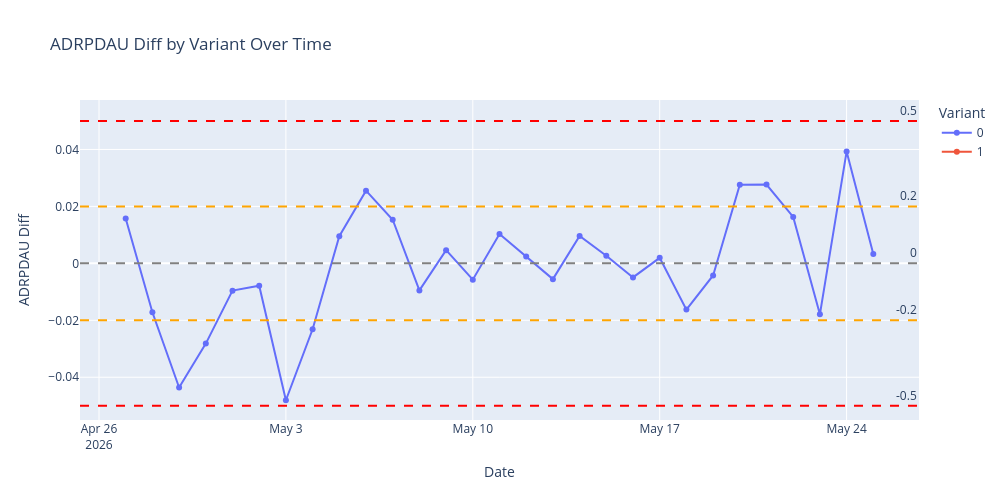

Write notebook code for a chart like this one.
### Code cell
# Plot daily ad ARPDAU difference vs. control with threshold reference lines
fig = px.line(datametrics, x='dt', y='adarpdau_diff', color='variant',
              title='ADRPDAU Diff by Variant Over Time',
              labels={'dt': 'Date', 'adarpdau_diff': 'ADRPDAU Diff', 'variant': 'Variant'},
              markers=True)
            # Add a zero line as reference
fig.add_hline(y=0, line_dash="dash", line_color="gray", annotation_text="0")
fig.add_hline(y=0.02, line_dash="dash", line_color="orange", annotation_text="0.2")
fig.add_hline(y=-0.02, line_dash="dash", line_color="orange", annotation_text="-0.2")
fig.add_hline(y=0.05, line_dash="dash", line_color="red", annotation_text="0.5")
fig.add_hline(y=-0.05, line_dash="dash", line_color="red", annotation_text="-0.5")

            # Update layout for better readability
fig.update_layout(height=500, width=1000)

fig.show()

### Figure 1 — Plotly figure (JSON) as saved in the notebook; plotly's stock layout.template omitted (floating-point values rounded to 4 significant figures)
{"data": [{"hovertemplate": "Variant=0<br>Date=%{x}<br>ADRPDAU Diff=%{y}<extra></extra>", "legendgroup": "0", "line": {"color": "#636efa", "dash": "solid"}, "marker": {"symbol": "circle"}, "mode": "lines+markers", "name": "0", "orientation": "v", "showlegend": true, "type": "scatter", "x": ["2026-04-27", "2026-04-28", "2026-04-29", "2026-04-30", "2026-05-01", "2026-05-02", "2026-05-03", "2026-05-04", "2026-05-05", "2026-05-06", "2026-05-07", "2026-05-08", "2026-05-09", "2026-05-10", "2026-05-11", "2026-05-12", "2026-05-13", "2026-05-14", "2026-05-15", "2026-05-16", "2026-05-17", "2026-05-18", "2026-05-19", "2026-05-20", "2026-05-21", "2026-05-22", "2026-05-23", "2026-05-24", "2026-05-25"], "xaxis": "x", "y": [0.01576, -0.01719, -0.04359, -0.02817, -0.009577, -0.007839, -0.04807, -0.02314, 0.009551, 0.02553, 0.01533, -0.009496, 0.004641, -0.005729, 0.01028, 0.002391, -0.005537, 0.009637, 0.002672, -0.004931, 0.001937, -0.01623, -0.004245, 0.02761, 0.02767, 0.0163, -0.01789, 0.03927, 0.00325], "yaxis": "y"}, {"hovertemplate": "Variant=1<br>Date=%{x}<br>ADRPDAU Diff=%{y}<extra></extra>", "legendgroup": "1", "line": {"color": "#EF553B", "dash": "solid"}, "marker": {"symbol": "circle"}, "mode": "lines+markers", "name": "1", "orientation": "v", "showlegend": true, "type": "scatter", "x": ["2026-04-27", "2026-04-28", "2026-04-29", "2026-04-30", "2026-05-01", "2026-05-02", "2026-05-03", "2026-05-04", "2026-05-05", "2026-05-06", "2026-05-07", "2026-05-08", "2026-05-09", "2026-05-10", "2026-05-11", "2026-05-12", "2026-05-13", "2026-05-14", "2026-05-15", "2026-05-16", "2026-05-17", "2026-05-18", "2026-05-19", "2026-05-20", "2026-05-21", "2026-05-22", "2026-05-23", "2026-05-24", "2026-05-25"], "xaxis": "x", "y": [NaN, NaN, NaN, NaN, NaN, NaN, NaN, NaN, NaN, NaN, NaN, NaN, NaN, NaN, NaN, NaN, NaN, NaN, NaN, NaN, NaN, NaN, NaN, NaN, NaN, NaN, NaN, NaN, NaN], "yaxis": "y"}], "layout": {"annotations": [{"showarrow": false, "text": "0", "x": 1, "xanchor": "right", "xref": "x domain", "y": 0, "yanchor": "bottom", "yref": "y"}, {"showarrow": false, "text": "0.2", "x": 1, "xanchor": "right", "xref": "x domain", "y": 0.02, "yanchor": "bottom", "yref": "y"}, {"showarrow": false, "text": "-0.2", "x": 1, "xanchor": "right", "xref": "x domain", "y": -0.02, "yanchor": "bottom", "yref": "y"}, {"showarrow": false, "text": "0.5", "x": 1, "xanchor": "right", "xref": "x domain", "y": 0.05, "yanchor": "bottom", "yref": "y"}, {"showarrow": false, "text": "-0.5", "x": 1, "xanchor": "right", "xref": "x domain", "y": -0.05, "yanchor": "bottom", "yref": "y"}], "height": 500, "legend": {"title": {"text": "Variant"}, "tracegroupgap": 0}, "shapes": [{"line": {"color": "gray", "dash": "dash"}, "type": "line", "x0": 0, "x1": 1, "xref": "x domain", "y0": 0, "y1": 0, "yref": "y"}, {"line": {"color": "orange", "dash": "dash"}, "type": "line", "x0": 0, "x1": 1, "xref": "x domain", "y0": 0.02, "y1": 0.02, "yref": "y"}, {"line": {"color": "orange", "dash": "dash"}, "type": "line", "x0": 0, "x1": 1, "xref": "x domain", "y0": -0.02, "y1": -0.02, "yref": "y"}, {"line": {"color": "red", "dash": "dash"}, "type": "line", "x0": 0, "x1": 1, "xref": "x domain", "y0": 0.05, "y1": 0.05, "yref": "y"}, {"line": {"color": "red", "dash": "dash"}, "type": "line", "x0": 0, "x1": 1, "xref": "x domain", "y0": -0.05, "y1": -0.05, "yref": "y"}], "title": {"text": "ADRPDAU Diff by Variant Over Time"}, "width": 1000, "xaxis": {"anchor": "y", "domain": [0, 1], "title": {"text": "Date"}}, "yaxis": {"anchor": "x", "domain": [0, 1], "title": {"text": "ADRPDAU Diff"}}}}
